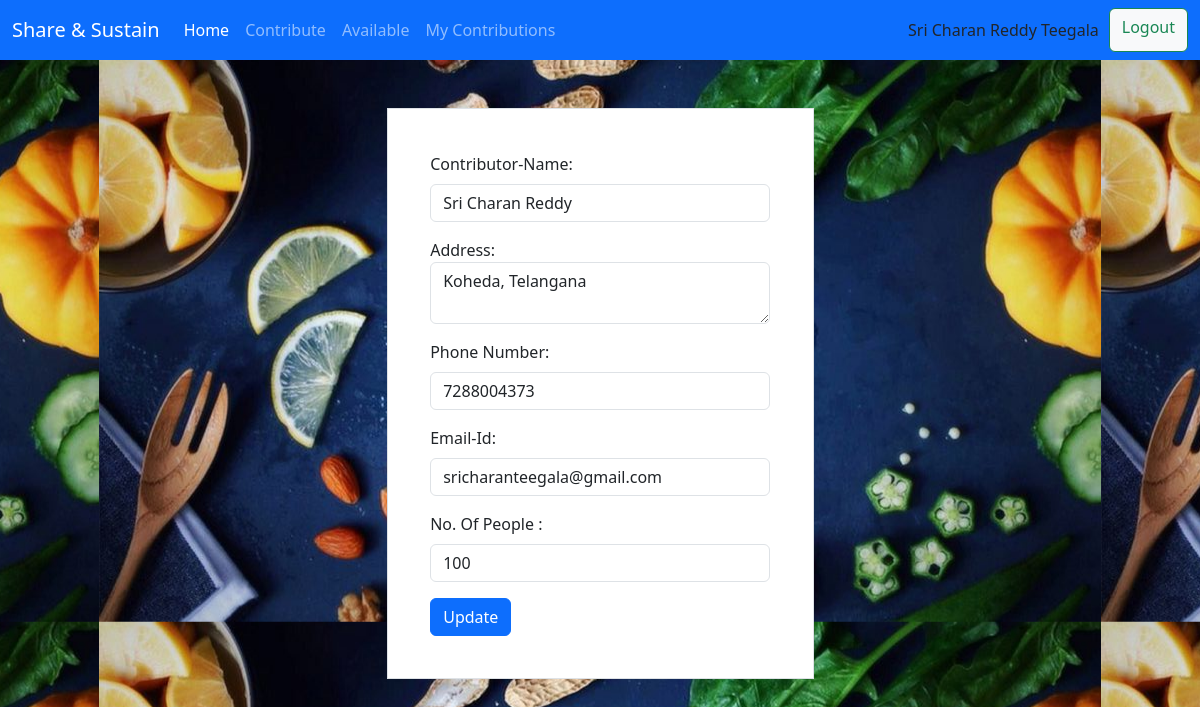
The app's page /available/19/update/ (signed in) with its own data.
### home/models.py (models this page shows)
class Contribution(models.Model):
    user = models.ForeignKey(User, on_delete=models.SET_NULL, null=True, blank=True)
    donor_name = models.CharField(max_length=20)
    phone = models.CharField(max_length=10)
    email = models.EmailField(null=True)
    address = models.TextField(null=False)
    people = models.IntegerField(default=10)
    requests = models.IntegerField(default=0)
    objects = ContributionManager()
    class Meta:
        ordering = ["-people"]

### home/views.py (the view, shortened to what this page needs)
# urls.py: path('available/<int:pk>/update/', ContributionUpdateView.as_view(), name='update_entry'),
class ContributionUpdateView(LoginRequiredMixin, UpdateView):
    template_name = "home/contribution_form.html"
    model = Contribution
    context_object_name = "query"
    fields = ["donor_name", "address", "phone", "email", "people"]
    success_url = reverse_lazy('availability')
    def get_queryset(self):
        base_qs = super(ContributionUpdateView, self).get_queryset()
        if self.request.user.is_staff:
            return base_qs
        else:
            return base_qs.filter(user=self.request.user)

### home/models.py (called while the page is built)
    def get_queryset(self):
        return ContributionQuerySet(self.model, using=self._db)

### templates/home/contribution_form.html (shortened to what this page needs)
{% extends "home/index.html" %}
{%block block%}
<div class="container">
 <div class="row justify-content-center ">
  <div class="form-group col-md-5 col-md-offset-7 align-center ">
 <div class = "container">
    <form class="border" style="padding: 10%" method="post" enctype="multipart/form-data">
  <div class="mb-3">
    <label for="donor-name" class="form-label">Contributor-Name: </label>
    <input type="text" class="form-control" required id="donor-name" aria-describedby="emailHelp" name="donor_name" value="{{query.donor_name}}">
  </div>
  <div class="mb-3">
    <label for="floatingTextarea">Address: </label>
    <textarea class="form-control" required placeholder="Add the respective Address to Visit" id="floatingTextarea" name="address">{{query.address}}</textarea>
  </div>
  <div class="mb-3">
    <label for="phone" class="form-label">Phone Number: </label>
    <input type="text" class="form-control" required id="phone" aria-describedby="emailHelp" name="phone" value="{{query.phone}}">
  </div>
  <div class="mb-3">
    <label for="email" class="form-label">Email-Id: </label>
    <input type="email" class="form-control" required id="email" aria-describedby="emailHelp" name="email" value="{{query.email}}">
  </div>
  <div class="mb-3">
    <label for="people" class="form-label">No. Of People : </label>
    <input type="number" class="form-control" required id="people" aria-describedby="emailHelp" name="people" value="{{query.people}}">
  </div>
  <button type="submit" class="btn btn-primary">Update</button>
    </form>
    </div>
  </div>
 </div>
</div>
{% endblock %}

### templates/home/index.html (shortened to what this page needs)
<!DOCTYPE html>
<html lang="en">
{% load static %}
<head>
    <link rel="stylesheet" href="https://cdn.jsdelivr.net/npm/bootstrap@5.3.2/dist/css/bootstrap.min.css" >
</head>
<body>
<nav class="navbar navbar-expand-lg navbar-dark bg-primary">
  <div class="container-fluid">
    <a class="navbar-brand" href="/">Share & Sustain</a>
    <div class="collapse navbar-collapse" id="navbarSupportedContent">
      <ul class="navbar-nav me-auto mb-2 mb-lg-0">
        <li class="nav-item">
          <a class="nav-link active" aria-current="page" href="/dashboard/">Home</a>
        </li>
        {%if request.user.is_authenticated%}
        <li class="nav-item">
          <a class="nav-link" href="/contribute/">Contribute</a>
        </li>
        <li class="nav-item">
          <a class="nav-link" href="/available/">Available</a>
        </li>
        <li class="nav-item">
          <a class="nav-link" href="/my-contribution/">My Contributions</a>
        </li>
        {%endif%}
      </ul>
      <form class="d-flex" id="name" role="search">
        <div style="padding : 10px">
          {% if request.user.is_authenticated%}
          {{request.user.first_name}} {{request.user.last_name}}
          {% endif %}
        </div>
        {% if request.user.is_authenticated%}
            <a href="/auth/logout_page/" class="btn btn-light btn-outline-success" type="submit">Logout</a>
        {%else%}
            <a href="/auth/login_page/" class="btn btn-light btn-outline-success" type="submit">Login</a>
        {% endif %}
      </form>
    </div>
  </div>
</nav>
<br>
<br>
{%block block%}
        {% endblock %}
</body>
</html>

### records on screen
Contribution: donor_name "Sri Charan Reddy", address "Koheda, Telangana", phone "7288004373", email "sricharanteegala@gmail.com", people "100"

### other values on screen
{{ request.user.first_name }} "Sri Charan Reddy"
{{ request.user.last_name }} "Teegala"
